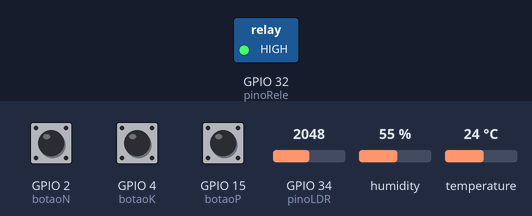
Simulated run of this sketch. Board: ESP32. Parts: switched loads named in the sketch (green lamp = pin HIGH). The test bench sets the inputs (shaded band); at power-on: humidity 55 %, GPIO 34 (pinoLDR) = 2048, GPIO 2 (botaoN) HIGH, GPIO 4 (botaoK) HIGH, GPIO 15 (botaoP) HIGH, temperature 24 °C. What the sketch prints to the serial monitor is not drawn.

Above: at 3.2 s.
3.3 s: humidity set to 22 %
9.6 s: GPIO 34 (pinoLDR) set to 1990
15.8 s: GPIO 2 (botaoN) pulled LOW for 3 s
26.5 s: GPIO 4 (botaoK) pulled LOW for 3 s
31.0 s: GPIO 15 (botaoP) pulled LOW for 3 s
35.5 s: humidity set to 48 %
39.4 s: humidity set to 51 %
At 42.5 s:
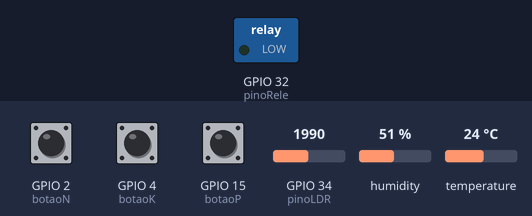
Timing chart, 0 to 44.0 s (numbered marks = the images above; inputs shaded):
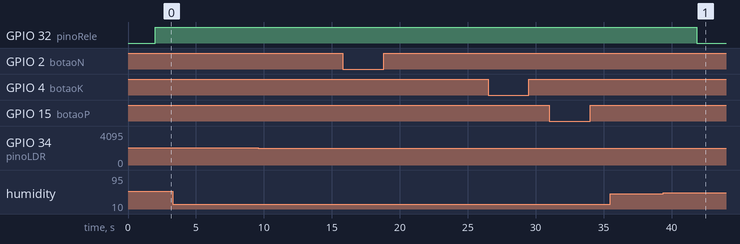

The sketch:

sketch.ino
```cpp
/*
 * FarmTech Solutions - Sistema de Irrigação Inteligente
 * Projeto: Monitoramento de Solo e Controle Automático de Irrigação
 *
 * Grupo:
 * MARINA CLARA CONSTANTINO RIBEIRO RM568576
 * YASMIN KAUANE SILVA LIMA RM566645
 * GABRIEL COPPOLA RM568044
 *
 * Descrição:
 * Este sistema monitora os níveis de nutrientes (N, P, K), pH do solo (simulado via LDR),
 * umidade e temperatura do solo (via DHT22) para controlar automaticamente uma bomba d'água.
 *
 * Cultura Agrícola Escolhida: TOMATE
 * Requisitos do Tomate:
 * - pH ideal: 6.0 a 7.0
 * - Umidade do solo: 60% a 80%
 * - Necessita de NPK balanceado para crescimento adequado
 *
 * Lógica de Irrigação:
 * A bomba d'água é LIGADA quando:
 * - Umidade < 60% E pH fora da faixa ideal (6.0-7.0)
 * - OU quando umidade < 50% (emergência)
 *
 * A bomba d'água é DESLIGADA quando:
 * - Umidade > 80% (solo saturado)
 * - OU quando umidade está adequada (60-80%) E pH está ideal (6.0-7.0)
 */

#include "DHT.h"

// ==================== DEFINIÇÃO DE PINOS ====================
const int botaoN = 2;   // Botão Nitrogênio (GPIO 2)
const int botaoP = 15;  // Botão Fósforo (GPIO 15)
const int botaoK = 4;   // Botão Potássio (GPIO 4)
const int pinoLDR = 34; // Sensor de pH simulado (LDR - GPIO 34)
const int pinoDHT = 27; // Sensor DHT22 - Umidade e Temperatura (GPIO 27)
const int pinoRele = 32; // Relé - Bomba d'água (GPIO 32)

// ==================== CONFIGURAÇÕES DOS SENSORES ====================
DHT dht(pinoDHT, DHT22);

// ==================== VARIÁVEIS GLOBAIS ====================
bool nivelN = false;  // Nível de Nitrogênio
bool nivelP = false;  // Nível de Fósforo
bool nivelK = false;  // Nível de Potássio
float pH = 7.0;       // pH do solo
float umidade = 0.0;  // Umidade do solo (%)
float temperatura = 0.0; // Temperatura do solo (°C)
bool bombaLigada = false; // Estado da bomba d'água

// ==================== PARÂMETROS DA CULTURA (TOMATE) ====================
const float pH_MIN_IDEAL = 6.0;
const float pH_MAX_IDEAL = 7.0;
const float UMIDADE_MIN_IDEAL = 60.0;
const float UMIDADE_MAX_IDEAL = 80.0;
const float UMIDADE_CRITICA = 50.0;

// ==================== FUNÇÃO: SETUP ====================
void setup() {
  Serial.begin(115200);
  Serial.println("\n====================================");
  Serial.println("FarmTech Solutions - Sistema Iniciado");
  Serial.println("Cultura: TOMATE");
  Serial.println("====================================\n");

  // Configuração dos botões (pull-up interno)
  pinMode(botaoN, INPUT_PULLUP);
  pinMode(botaoP, INPUT_PULLUP);
  pinMode(botaoK, INPUT_PULLUP);

  // Configuração do LDR (entrada analógica)
  pinMode(pinoLDR, INPUT);

  // Configuração do Relé (saída digital)
  pinMode(pinoRele, OUTPUT);
  digitalWrite(pinoRele, LOW); // Bomba inicia desligada

  // Inicialização do sensor DHT22
  dht.begin();

  delay(2000); // Aguarda estabilização dos sensores
}

// ==================== FUNÇÃO: LER NUTRIENTES (NPK) ====================
void lerNutrientes() {
  nivelN = !digitalRead(botaoN); // Invertido por causa do pull-up
  nivelP = !digitalRead(botaoP);
  nivelK = !digitalRead(botaoK);
}

// ==================== FUNÇÃO: CALCULAR pH ====================
void calcularPH() {
  int valorLDR = analogRead(pinoLDR);

  // Converte LDR para escala de pH (0-14)
  // Valor ADC de 0-4095 mapeado para pH 0-14
  pH = (valorLDR / 4095.0) * 14.0;

  // Ajustes baseados nos nutrientes NPK
  // Nitrogênio tende a aumentar pH
  if (nivelN) {
    pH += 0.5;
  }

  // Fósforo tende a diminuir pH levemente
  if (nivelP) {
    pH -= 0.3;
  }

  // Potássio tende a aumentar pH levemente
  if (nivelK) {
    pH += 0.2;
  }

  // Garante que pH esteja na faixa válida (0-14)
  pH = constrain(pH, 0.0, 14.0);
}

// ==================== FUNÇÃO: LER UMIDADE E TEMPERATURA ====================
bool lerUmidadeTemperatura() {
  umidade = dht.readHumidity();
  temperatura = dht.readTemperature();

  // Verifica se a leitura foi bem-sucedida
  if (isnan(umidade) || isnan(temperatura)) {
    Serial.println("❌ ERRO: Falha na leitura do DHT22!");
    return false;
  }
  return true;
}

// ==================== FUNÇÃO: CONTROLAR IRRIGAÇÃO ====================
void controlarIrrigacao() {
  bool deveIrrigar = false;
  String motivo = "";

  // REGRA 1: Umidade crítica (< 50%) - EMERGÊNCIA
  if (umidade < UMIDADE_CRITICA) {
    deveIrrigar = true;
    motivo = "Umidade crítica (< 50%)";
  }

  // REGRA 2: Umidade baixa E pH fora do ideal
  else if (umidade < UMIDADE_MIN_IDEAL && (pH < pH_MIN_IDEAL || pH > pH_MAX_IDEAL)) {
    deveIrrigar = true;
    motivo = "Umidade baixa E pH inadequado";
  }

  // REGRA 3: Solo saturado (> 80%) - DESLIGAR
  else if (umidade > UMIDADE_MAX_IDEAL) {
    deveIrrigar = false;
    motivo = "Solo saturado (> 80%)";
  }

  // REGRA 4: Condições ideais - DESLIGAR
  else if (umidade >= UMIDADE_MIN_IDEAL && umidade <= UMIDADE_MAX_IDEAL &&
           pH >= pH_MIN_IDEAL && pH <= pH_MAX_IDEAL) {
    deveIrrigar = false;
    motivo = "Condições ideais para tomate";
  }

  // Atualiza estado da bomba
  if (deveIrrigar) {
    digitalWrite(pinoRele, HIGH);
    if (!bombaLigada) {
      Serial.println("\n🚰 ========== BOMBA LIGADA ==========");
      Serial.println("Motivo: " + motivo);
      bombaLigada = true;
    }
  } else {
    digitalWrite(pinoRele, LOW);
    if (bombaLigada) {
      Serial.println("\n🛑 ========== BOMBA DESLIGADA ==========");
      Serial.println("Motivo: " + motivo);
      bombaLigada = false;
    }
  }
}

// ==================== FUNÇÃO: EXIBIR DADOS NO MONITOR SERIAL ====================
void exibirDados() {
  Serial.println("\n┌────────────────────────────────────────┐");
  Serial.println("│    DADOS DO MONITORAMENTO DE SOLO     │");
  Serial.println("└────────────────────────────────────────┘");

  // Nutrientes NPK
  Serial.println("\n📊 NUTRIENTES (NPK):");
  Serial.print("  Nitrogênio (N): ");
  Serial.println(nivelN ? "✅ PRESENTE" : "❌ AUSENTE");
  Serial.print("  Fósforo (P):    ");
  Serial.println(nivelP ? "✅ PRESENTE" : "❌ AUSENTE");
  Serial.print("  Potássio (K):   ");
  Serial.println(nivelK ? "✅ PRESENTE" : "❌ AUSENTE");

  // pH do Solo
  Serial.println("\n🧪 pH DO SOLO:");
  Serial.print("  Valor: ");
  Serial.print(pH, 2);
  if (pH >= pH_MIN_IDEAL && pH <= pH_MAX_IDEAL) {
    Serial.println(" ✅ IDEAL para tomate");
  } else if (pH < pH_MIN_IDEAL) {
    Serial.println(" ⚠️ ÁCIDO demais (adicionar calcário)");
  } else {
    Serial.println(" ⚠️ ALCALINO demais (adicionar enxofre)");
  }

  // Umidade e Temperatura
  Serial.println("\n💧 UMIDADE E TEMPERATURA:");
  Serial.print("  Umidade: ");
  Serial.print(umidade, 1);
  Serial.print("%");
  if (umidade < UMIDADE_CRITICA) {
    Serial.println(" 🔴 CRÍTICO");
  } else if (umidade < UMIDADE_MIN_IDEAL) {
    Serial.println(" 🟡 BAIXA");
  } else if (umidade > UMIDADE_MAX_IDEAL) {
    Serial.println(" 🔵 ALTA");
  } else {
    Serial.println(" ✅ IDEAL");
  }

  Serial.print("  Temperatura: ");
  Serial.print(temperatura, 1);
  Serial.println("°C");

  // Estado da Bomba
  Serial.println("\n🚰 SISTEMA DE IRRIGAÇÃO:");
  Serial.print("  Status: ");
  Serial.println(bombaLigada ? "🟢 BOMBA LIGADA" : "⚪ BOMBA DESLIGADA");

  Serial.println("\n════════════════════════════════════════\n");
}

// ==================== FUNÇÃO: LOOP PRINCIPAL ====================
void loop() {
  // 1. Ler estado dos botões de nutrientes
  lerNutrientes();

  // 2. Calcular pH com base no LDR e nutrientes
  calcularPH();

  // 3. Ler umidade e temperatura do DHT22
  if (!lerUmidadeTemperatura()) {
    delay(2000);
    return; // Pula o ciclo se houver erro na leitura
  }

  // 4. Controlar sistema de irrigação
  controlarIrrigacao();

  // 5. Exibir dados no monitor serial
  exibirDados();

  // 6. Aguardar antes da próxima leitura
  delay(3000); // 3 segundos entre leituras
}
```

Measured:
- after the input at 3.3 s, every drawn part: stays the same
- after the input at 9.6 s, every drawn part: stays the same
- after the input at 15.8 s, every drawn part: stays the same
- after the input at 26.5 s, every drawn part: stays the same
- after the input at 31.0 s, every drawn part: stays the same
- after the input at 35.5 s, every drawn part: stays the same
- after the input at 39.4 s, GPIO 32 (pinoRele): HIGH → LOW after 2.5 s
